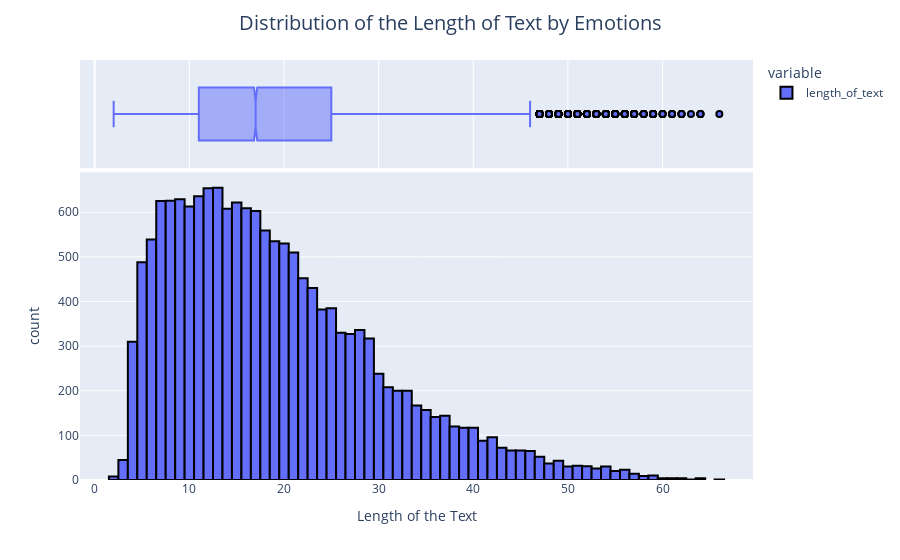

The notebook cell saved with this chart:
### Markdown cell above
### Plotly Visualization from the Emotion Train Dataframe

### Code cell
train['length_of_text'] = [len(i.split(" ")) for i in train['text']]

fig = px.histogram(train['length_of_text'], marginal='box', labels={'value': "Length of the Text"} )

fig.update_traces(marker=dict(line=dict(color='#000000', width=2) ))

fig.update_layout(title_text = 'Distribution of the Length of Text by Emotions ', title_x=0.5, title_font=dict(size=20)  )

fig.show()

### Figure 1 — Plotly figure (JSON) as saved in the notebook; plotly's stock layout.template omitted (floating-point values rounded to 4 significant figures; data arrays with more than 128 entries replaced by an {"elided": "..."} marker saying what was removed)
{"data": [{"alignmentgroup": "True", "bingroup": "x", "hovertemplate": "variable=length_of_text<br>Length of the Text=%{x}<br>count=%{y}<extra></extra>", "legendgroup": "length_of_text", "marker": {"color": "#636efa", "line": {"color": "#000000", "width": 2}, "pattern": {"shape": ""}}, "name": "length_of_text", "offsetgroup": "length_of_text", "orientation": "v", "showlegend": true, "type": "histogram", "x": {"elided": "16000 int values"}, "xaxis": "x", "yaxis": "y"}, {"alignmentgroup": "True", "hovertemplate": "variable=length_of_text<br>Length of the Text=%{x}<extra></extra>", "legendgroup": "length_of_text", "marker": {"color": "#636efa", "line": {"color": "#000000", "width": 2}}, "name": "length_of_text", "notched": true, "offsetgroup": "length_of_text", "showlegend": false, "type": "box", "x": {"elided": "16000 int values"}, "xaxis": "x2", "yaxis": "y2"}], "layout": {"barmode": "relative", "legend": {"title": {"text": "variable"}, "tracegroupgap": 0}, "margin": {"t": 60}, "title": {"font": {"size": 20}, "text": "Distribution of the Length of Text by Emotions ", "x": 0.5}, "xaxis": {"anchor": "y", "domain": [0, 1], "title": {"text": "Length of the Text"}}, "xaxis2": {"anchor": "y2", "domain": [0, 1], "matches": "x", "showgrid": true, "showticklabels": false}, "yaxis": {"anchor": "x", "domain": [0, 0.7326], "title": {"text": "count"}}, "yaxis2": {"anchor": "x2", "domain": [0.7426, 1], "matches": "y2", "showgrid": false, "showline": false, "showticklabels": false, "ticks": ""}}}
